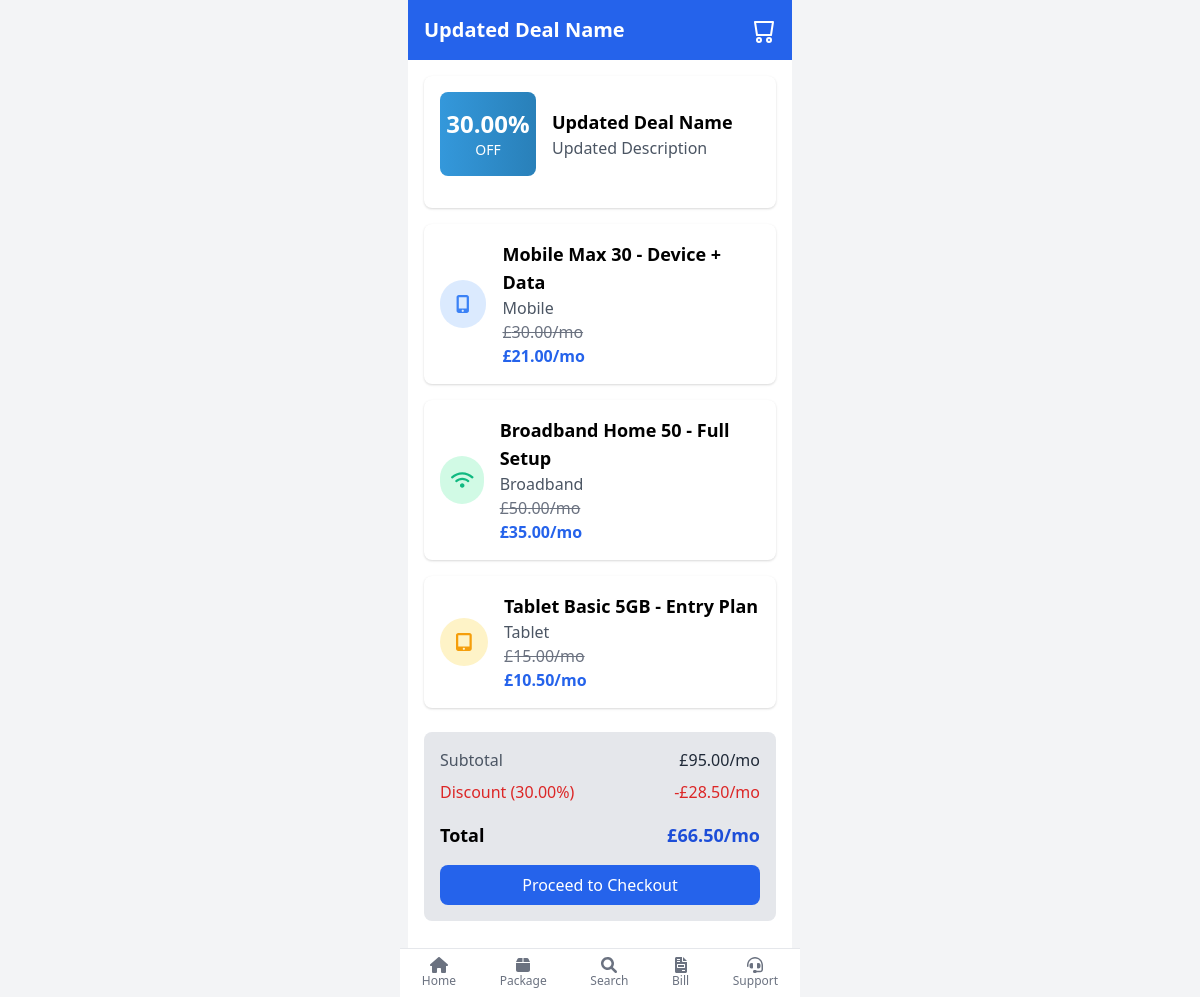
Page /deal-details.php?deal_id=1 on the committed database.
### tables this page shows
CREATE TABLE `deal` (
  `DealID` int(11) NOT NULL,
  `DealName` varchar(255) NOT NULL,
  `Description` text DEFAULT NULL,
  `DiscountPercentage` decimal(5,2) NOT NULL,
  `ValidFrom` date NOT NULL,
  `ValidTo` date NOT NULL
);

CREATE TABLE `package` (
  `PackageID` int(11) NOT NULL,
  `PackageName` varchar(255) NOT NULL,
  `Description` text DEFAULT NULL,
  `Type` enum('Mobile','Broadband','Tablet','Custom') NOT NULL,
  `Price` decimal(10,2) NOT NULL,
  `FreeMinutes` int(11) DEFAULT 0,
  `FreeSMS` int(11) DEFAULT 0,
  `FreeGB` float DEFAULT 0,
  `old_price` int(11) NOT NULL,
  `Contract` varchar(255) DEFAULT NULL,
  `IsPopular` tinyint(1) DEFAULT 0,
  `DownloadSpeed` int(11) DEFAULT NULL,
  `UploadSpeed` int(11) DEFAULT NULL,
  `SetupFee` decimal(10,2) DEFAULT NULL,
  `Brand` varchar(100) DEFAULT NULL,
  `Rating` float DEFAULT NULL,
  `UpfrontCost` decimal(11,0) NOT NULL,
  `img` varchar(255) DEFAULT NULL
);

### deal-details.php (called while the page is built, shortened)
<?php
include './Include/database.php';
include './models/Deal.php';
$dealModel = new Deal($pdo);
$deal_id = isset($_GET['deal_id']) ? (int)$_GET['deal_id'] : 0;
$dealModel->DealID = $deal_id;
$dealModel->readOne();
$deal_packages_stmt = $dealModel->getDealPackages();
$deal_packages = $deal_packages_stmt->fetchAll(PDO::FETCH_ASSOC);
$total = 0;
foreach ($deal_packages as $package) {
    $total += $package['Price'];
}
$discount_percentage = $dealModel->DiscountPercentage;
$discounted_total = $total * (1 - $discount_percentage / 100);
include './templates/deal-details.html.php';
include './layout-mobile.html.php';
?>

### models/Deal.php (called while the page is built, shortened)
<?php
class Deal {
    private $conn;
    private $table_name = "deal";
    public $DealID;
    public function __construct($db) {
        $this->conn = $db;
    }
    public function readOne() {
        $query = "SELECT * FROM " . $this->table_name . " WHERE DealID = ?";
        $stmt = $this->conn->prepare($query);
        $stmt->bindParam(1, $this->DealID);
        $stmt->execute();
        $row = $stmt->fetch(PDO::FETCH_ASSOC);
        $this->DealName = $row['DealName'];
        $this->Description = $row['Description'];
        $this->DiscountPercentage = $row['DiscountPercentage'];
    }
    public function getDealPackages() {
        $query = "SELECT p.*
                 FROM package p
                 INNER JOIN deal_package dp ON p.PackageID = dp.PackageID
                 WHERE dp.DealID = ?";
        $stmt = $this->conn->prepare($query);
        $this->DealID = htmlspecialchars(strip_tags($this->DealID));
        $stmt->bindParam(1, $this->DealID);
        $stmt->execute();
        return $stmt;
    }
}
?>

### templates/deal-details.html.php (the view)
<header class="bg-blue-600 text-white p-4 flex justify-between items-center">
    <h1 class="text-xl font-bold"><?= htmlspecialchars($dealModel->DealName) ?></h1>
    <div>
        <a href="cart.php" class="text-white">
            <svg class="w-6 h-6 inline" fill="none" stroke="currentColor" viewBox="0 0 24 24">
                <path stroke-linecap="round" stroke-linejoin="round" stroke-width="2" d="M3 3h18l-2 13H5L3 3zm4 16a2 2 0 100 4 2 2 0 000-4zm10 0a2 2 0 100 4 2 2 0 000-4z"/>
            </svg>
        </a>
    </div>
</header>
<main class="p-4">
    <div class="bg-white p-4 rounded-lg shadow mb-4">
        <div class="flex items-center mb-4">
            <div class="gradient-blue text-white p-4 flex flex-col justify-center items-center w-24 rounded-lg">
                <div class="text-2xl font-bold"><?= $dealModel->DiscountPercentage ?>%</div>
                <div class="text-sm">OFF</div>
            </div>
            <div class="ml-4">
                <h2 class="text-lg font-semibold"><?= htmlspecialchars($dealModel->DealName) ?></h2>
                <p class="text-gray-600"><?= htmlspecialchars($dealModel->Description) ?></p>
            </div>
        </div>
    </div>
    <div class="space-y-4">
    <?php foreach ($deal_packages as $package):
    $originalPrice = $package['Price'];
    $discount = ($dealModel->DiscountPercentage / 100) * $originalPrice;
    $finalPrice = $originalPrice - $discount;
?>
    <div class="bg-white p-4 rounded-lg shadow flex items-center justify-between">
        <div class="flex items-center">
            <div class="<?php
                echo match ($package['Type']) {
                    'Mobile' => 'bg-blue-100',
                    'Broadband' => 'bg-green-100',
                    'Tablet' => 'bg-yellow-100',
                    default => 'bg-gray-200',
                };
            ?> rounded-full w-12 h-12 flex items-center justify-center mr-4">
                <?php if ($package['Type'] === 'Mobile'): ?>
                    <i class="fas fa-mobile-alt text-blue-500 text-lg"></i>
                <?php elseif ($package['Type'] === 'Broadband'): ?>
                    <i class="fas fa-wifi text-green-500 text-lg"></i>
                <?php elseif ($package['Type'] === 'Tablet'): ?>
                    <i class="fas fa-tablet-alt text-yellow-500 text-lg"></i>
                <?php else: ?>
                    <i class="fas fa-box text-gray-500 text-lg"></i>
                <?php endif; ?>
            </div>
            <div>
                <h3 class="text-lg font-semibold"><?= htmlspecialchars($package['PackageName']) ?></h3>
                <p class="text-gray-600"><?= htmlspecialchars($package['Type']) ?></p>
                <p class="text-gray-500 line-through">£<?= number_format($originalPrice, 2) ?>/mo</p>
                <p class="text-blue-600 font-bold">£<?= number_format($finalPrice, 2) ?>/mo</p>
            </div>
        </div>
    </div>
<?php endforeach; ?>
    </div>
<div class="mt-6 p-4 bg-gray-200 rounded-lg">
    <div class="space-y-2 text-right">
        <div class="flex justify-between">
            <span class="text-gray-600 font-medium">Subtotal</span>
            <span class="text-gray-800">£<?= number_format($total, 2) ?>/mo</span>
        </div>
        <div class="flex justify-between">
            <span class="text-red-600 font-medium">Discount (<?= $dealModel->DiscountPercentage ?>%)</span>
            <span class="text-red-600">-£<?= number_format($total - $discounted_total, 2) ?>/mo</span>
        </div>
        <div class="flex justify-between border-t pt-2 mt-2">
            <span class="text-lg font-semibold">Total</span>
            <span class="text-lg font-bold text-blue-700">£<?= number_format($discounted_total, 2) ?>/mo</span>
        </div>
    </div>
    <div class="mt-4">
        <a href="checkout.php?deal_id=<?= $deal_id ?>" class="block bg-blue-600 text-white px-4 py-2 rounded-lg text-center hover:bg-blue-700">
            Proceed to Checkout
        </a>
    </div>
</div>
</main>

### layout-mobile.html.php (style rules this page uses)
.gradient-blue { background: linear-gradient(90deg, #3498db 0%, #2980b9 100%); }
html, body { height: 100%; margin: 0; }

### rows in the picture
deal: DealName "Updated Deal Name", DiscountPercentage "30.00", Description "Updated Description", $total-$discounted_total "28.50", DiscountPercentage "66.50"
package: PackageName "Mobile Max 30 - Device + Data", Type "Mobile", Price "30.00", Price.DiscountPercentage "21.00"
package: PackageName "Broadband Home 50 - Full Setup", Type "Broadband", Price "50.00", Price.DiscountPercentage "35.00"
package: PackageName "Tablet Basic 5GB - Entry Plan", Type "Tablet", Price "15.00", Price.DiscountPercentage "10.50"

### other values in the picture
$total "95.00"
